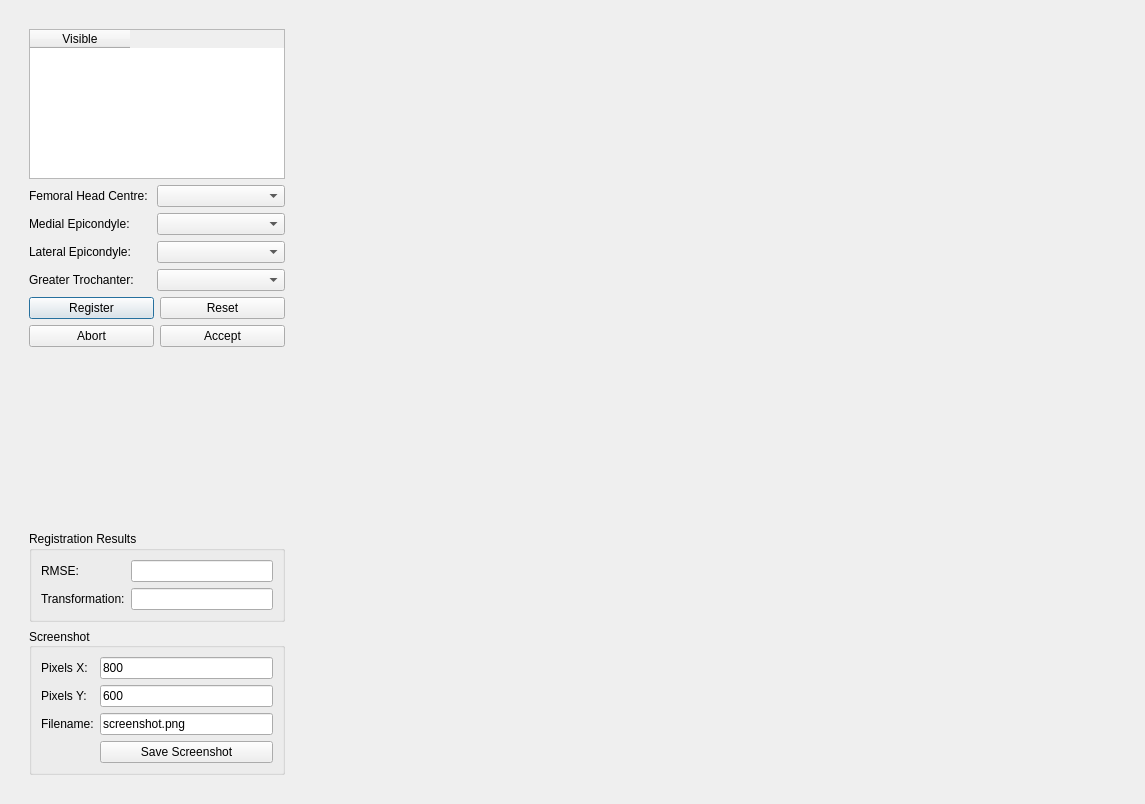
<?xml version="1.0" encoding="UTF-8"?>
<ui version="4.0">
 <class>Dialog</class>
 <widget class="QDialog" name="Dialog">
  <property name="geometry">
   <rect>
    <x>0</x>
    <y>0</y>
    <width>1145</width>
    <height>804</height>
   </rect>
  </property>
  <property name="sizePolicy">
   <sizepolicy hsizetype="Preferred" vsizetype="Preferred">
    <horstretch>0</horstretch>
    <verstretch>0</verstretch>
   </sizepolicy>
  </property>
  <property name="windowTitle">
   <string>Femur Mesh PCA Landmark Registration</string>
  </property>
  <layout class="QHBoxLayout" name="horizontalLayout_2">
   <item>
    <widget class="QWidget" name="widget" native="true">
     <property name="enabled">
      <bool>true</bool>
     </property>
     <property name="sizePolicy">
      <sizepolicy hsizetype="Preferred" vsizetype="Preferred">
       <horstretch>0</horstretch>
       <verstretch>0</verstretch>
      </sizepolicy>
     </property>
     <property name="maximumSize">
      <size>
       <width>16777215</width>
       <height>16777215</height>
      </size>
     </property>
     <layout class="QGridLayout" name="gridLayout">
      <item row="0" column="0">
       <widget class="QWidget" name="widget" native="true">
        <property name="maximumSize">
         <size>
          <width>500</width>
          <height>16777215</height>
         </size>
        </property>
        <layout class="QVBoxLayout" name="verticalLayout_3">
         <item>
          <layout class="QVBoxLayout" name="verticalLayout">
           <property name="sizeConstraint">
            <enum>QLayout::SetDefaultConstraint</enum>
           </property>
           <item>
            <widget class="QTableWidget" name="tableWidget">
             <property name="sizePolicy">
              <sizepolicy hsizetype="Preferred" vsizetype="Maximum">
               <horstretch>0</horstretch>
               <verstretch>0</verstretch>
              </sizepolicy>
             </property>
             <property name="minimumSize">
              <size>
               <width>0</width>
               <height>0</height>
              </size>
             </property>
             <property name="maximumSize">
              <size>
               <width>16777215</width>
               <height>150</height>
              </size>
             </property>
             <property name="sortingEnabled">
              <bool>false</bool>
             </property>
             <attribute name="horizontalHeaderVisible">
              <bool>true</bool>
             </attribute>
             <attribute name="horizontalHeaderCascadingSectionResizes">
              <bool>false</bool>
             </attribute>
             <attribute name="horizontalHeaderDefaultSectionSize">
              <number>100</number>
             </attribute>
             <column>
              <property name="text">
               <string>Visible</string>
              </property>
             </column>
            </widget>
           </item>
           <item>
            <layout class="QFormLayout" name="formLayout_2">
             <property name="fieldGrowthPolicy">
              <enum>QFormLayout::AllNonFixedFieldsGrow</enum>
             </property>
             <item row="0" column="0">
              <widget class="QLabel" name="label">
               <property name="text">
                <string>Femoral Head Centre: </string>
               </property>
              </widget>
             </item>
             <item row="0" column="1">
              <widget class="QComboBox" name="comboBoxFHC"/>
             </item>
             <item row="1" column="0">
              <widget class="QLabel" name="label_4">
               <property name="text">
                <string>Medial Epicondyle:</string>
               </property>
              </widget>
             </item>
             <item row="1" column="1">
              <widget class="QComboBox" name="comboBoxMEC"/>
             </item>
             <item row="2" column="0">
              <widget class="QLabel" name="label_5">
               <property name="text">
                <string>Lateral Epicondyle:</string>
               </property>
              </widget>
             </item>
             <item row="2" column="1">
              <widget class="QComboBox" name="comboBoxLEC"/>
             </item>
             <item row="3" column="0">
              <widget class="QLabel" name="label_6">
               <property name="text">
                <string>Greater Trochanter:</string>
               </property>
              </widget>
             </item>
             <item row="3" column="1">
              <widget class="QComboBox" name="comboBoxFGT"/>
             </item>
            </layout>
           </item>
           <item>
            <layout class="QGridLayout" name="gridLayout_2">
             <item row="0" column="0">
              <widget class="QPushButton" name="regButton">
               <property name="text">
                <string>Register</string>
               </property>
              </widget>
             </item>
             <item row="0" column="1">
              <widget class="QPushButton" name="resetButton">
               <property name="text">
                <string>Reset</string>
               </property>
              </widget>
             </item>
             <item row="1" column="1">
              <widget class="QPushButton" name="acceptButton">
               <property name="text">
                <string>Accept</string>
               </property>
              </widget>
             </item>
             <item row="1" column="0">
              <widget class="QPushButton" name="abortButton">
               <property name="text">
                <string>Abort</string>
               </property>
              </widget>
             </item>
            </layout>
           </item>
           <item>
            <spacer name="verticalSpacer">
             <property name="orientation">
              <enum>Qt::Vertical</enum>
             </property>
             <property name="sizeHint" stdset="0">
              <size>
               <width>20</width>
               <height>40</height>
              </size>
             </property>
            </spacer>
           </item>
           <item>
            <widget class="QGroupBox" name="groupBox">
             <property name="title">
              <string>Registration Results</string>
             </property>
             <layout class="QFormLayout" name="formLayout_3">
              <property name="fieldGrowthPolicy">
               <enum>QFormLayout::AllNonFixedFieldsGrow</enum>
              </property>
              <item row="0" column="0">
               <widget class="QLabel" name="label_2">
                <property name="text">
                 <string>RMSE:</string>
                </property>
               </widget>
              </item>
              <item row="1" column="0">
               <widget class="QLabel" name="label_3">
                <property name="text">
                 <string>Transformation:</string>
                </property>
               </widget>
              </item>
              <item row="1" column="1">
               <widget class="QLineEdit" name="lineEditTransformation"/>
              </item>
              <item row="0" column="1">
               <widget class="QLineEdit" name="lineEditRMSE"/>
              </item>
             </layout>
            </widget>
           </item>
           <item>
            <widget class="QGroupBox" name="screenshotgroup">
             <property name="title">
              <string>Screenshot</string>
             </property>
             <property name="alignment">
              <set>Qt::AlignLeading|Qt::AlignLeft|Qt::AlignVCenter</set>
             </property>
             <layout class="QFormLayout" name="formLayout">
              <property name="fieldGrowthPolicy">
               <enum>QFormLayout::AllNonFixedFieldsGrow</enum>
              </property>
              <item row="0" column="0">
               <widget class="QLabel" name="pixelsXLabel">
                <property name="sizePolicy">
                 <sizepolicy hsizetype="Fixed" vsizetype="Preferred">
                  <horstretch>0</horstretch>
                  <verstretch>0</verstretch>
                 </sizepolicy>
                </property>
                <property name="text">
                 <string>Pixels X:</string>
                </property>
               </widget>
              </item>
              <item row="0" column="1">
               <widget class="QLineEdit" name="screenshotPixelXLineEdit">
                <property name="sizePolicy">
                 <sizepolicy hsizetype="Expanding" vsizetype="Fixed">
                  <horstretch>0</horstretch>
                  <verstretch>0</verstretch>
                 </sizepolicy>
                </property>
                <property name="text">
                 <string>800</string>
                </property>
               </widget>
              </item>
              <item row="1" column="0">
               <widget class="QLabel" name="pixelsYLabel">
                <property name="sizePolicy">
                 <sizepolicy hsizetype="Fixed" vsizetype="Preferred">
                  <horstretch>0</horstretch>
                  <verstretch>0</verstretch>
                 </sizepolicy>
                </property>
                <property name="text">
                 <string>Pixels Y:</string>
                </property>
               </widget>
              </item>
              <item row="1" column="1">
               <widget class="QLineEdit" name="screenshotPixelYLineEdit">
                <property name="sizePolicy">
                 <sizepolicy hsizetype="Expanding" vsizetype="Fixed">
                  <horstretch>0</horstretch>
                  <verstretch>0</verstretch>
                 </sizepolicy>
                </property>
                <property name="text">
                 <string>600</string>
                </property>
               </widget>
              </item>
              <item row="2" column="0">
               <widget class="QLabel" name="screenshotFilenameLabel">
                <property name="text">
                 <string>Filename:</string>
                </property>
               </widget>
              </item>
              <item row="2" column="1">
               <widget class="QLineEdit" name="screenshotFilenameLineEdit">
                <property name="sizePolicy">
                 <sizepolicy hsizetype="Expanding" vsizetype="Fixed">
                  <horstretch>0</horstretch>
                  <verstretch>0</verstretch>
                 </sizepolicy>
                </property>
                <property name="text">
                 <string>screenshot.png</string>
                </property>
               </widget>
              </item>
              <item row="3" column="1">
               <widget class="QPushButton" name="screenshotSaveButton">
                <property name="sizePolicy">
                 <sizepolicy hsizetype="Preferred" vsizetype="Fixed">
                  <horstretch>0</horstretch>
                  <verstretch>0</verstretch>
                 </sizepolicy>
                </property>
                <property name="text">
                 <string>Save Screenshot</string>
                </property>
               </widget>
              </item>
             </layout>
            </widget>
           </item>
          </layout>
         </item>
        </layout>
       </widget>
      </item>
      <item row="0" column="1">
       <widget class="MayaviSceneWidget" name="MayaviScene" native="true">
        <property name="sizePolicy">
         <sizepolicy hsizetype="Preferred" vsizetype="Expanding">
          <horstretch>1</horstretch>
          <verstretch>1</verstretch>
         </sizepolicy>
        </property>
       </widget>
      </item>
     </layout>
    </widget>
   </item>
  </layout>
 </widget>
 <customwidgets>
  <customwidget>
   <class>MayaviSceneWidget</class>
   <extends>QWidget</extends>
   <header>mayaviscenewidget.h</header>
   <container>1</container>
  </customwidget>
 </customwidgets>
 <resources/>
 <connections/>
</ui>
